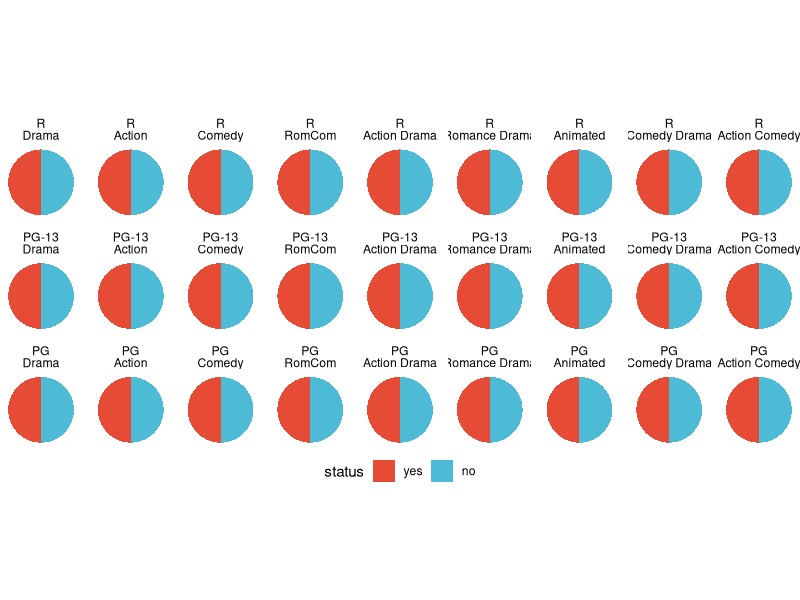

This figure's R source:
## ---- chunk 1
# 安装包
if (!requireNamespace("ggplot2", quietly = TRUE)) {
  install.packages("ggplot2")
}
if (!requireNamespace("dplyr", quietly = TRUE)) {
  install.packages("dplyr")
}
if (!requireNamespace("tidyr", quietly = TRUE)) {
  install.packages("tidyr")
}
if (!requireNamespace("stringr", quietly = TRUE)) {
  install.packages("stringr")
}

# 加载包
library(ggplot2)
library(dplyr)
library(tidyr)
library(stringr)
## ---- chunk 2
# 加载数据
data <- read.delim("files/Hiplot/140-pie-matrix-data.txt", header = T)

# 整理数据格式
data[,"genre"] <- factor(data[,"genre"], levels = unique(data[,"genre"]))
data[,"mpaa"] <- factor(data[,"mpaa"], levels = unique(data[,"mpaa"]))
data[,"status"] <- factor(data[,"status"], levels = unique(data[,"status"]))
col <- c("#E64B35FF","#4DBBD5FF")
df <- matrix(NA, nrow = length(unique(data[,"mpaa"])),
             ncol = length(unique(data[,"genre"])))
row.names(df) <- unique(data[,"mpaa"])
colnames(df) <- unique(data[,"genre"])
for (i in 1:nrow(df)) {
    for (j in 1:ncol(df)) {
      for (k in unique(data[,"status"])) {
        if (is.na(df[i, j])) {
          df[i, j] <- sum(data[,"genre"] == unique(data[,"genre"])[j] &
            data[,"mpaa"] == unique(data[,"mpaa"])[i] &
            data[,"status"] == k)
        } else {
          df[i, j] <- paste0(df[i, j], ",", 
            sum(data[,"genre"] == unique(data[,"genre"])[j] &
              data[,"mpaa"] == unique(data[,"mpaa"])[i] &
              data[,"status"] == k))
        }
      }
    }
}
df <- as.matrix(df)

# 查看数据
head(data)
## ---- chunk 3
#| label: fig-1pie-matrix
#| fig-cap: "饼图矩阵"
#| out.width: "95%"
#| fig-height: 4
#| fig-width: 15
#| warning: false
#| error: false
#| message: false

# 饼图矩阵
p <- df %>% as.table() %>%
  as.data.frame() %>%
  mutate(Freq = str_split(Freq,",")) %>%
  unnest(Freq) %>%
  mutate(Freq = as.integer(Freq)) %>%
  # 将值转换为百分比（每个图表加起来为 1）
  group_by(Var1, Var2) %>%
  mutate(Freq = ifelse(is.na(Freq), NA, Freq / sum(Freq)),
         color = row_number()) %>%
  ungroup() %>%
  # Plot
  ggplot(aes("", Freq, fill=factor(color, labels = unique(data[,"status"])))) + 
  geom_bar(width = 2, stat = "identity") +
  coord_polar("y") +
  facet_wrap(~Var1+Var2, ncol = ncol(df)) +
  scale_fill_manual(values = col) +
  theme_void() +
  theme(axis.text = element_blank(), axis.ticks = element_blank(),
        panel.grid = element_blank(), axis.title = element_blank(),
        legend.position = "bottom", legend.direction = "horizontal") +
  guides(fill = guide_legend(nrow = 1, title = "status"))
  
p
